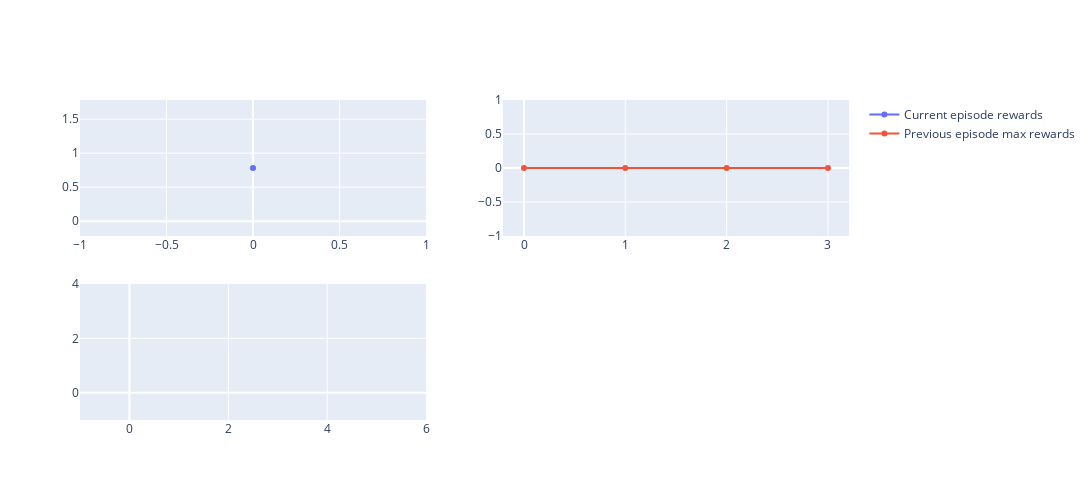
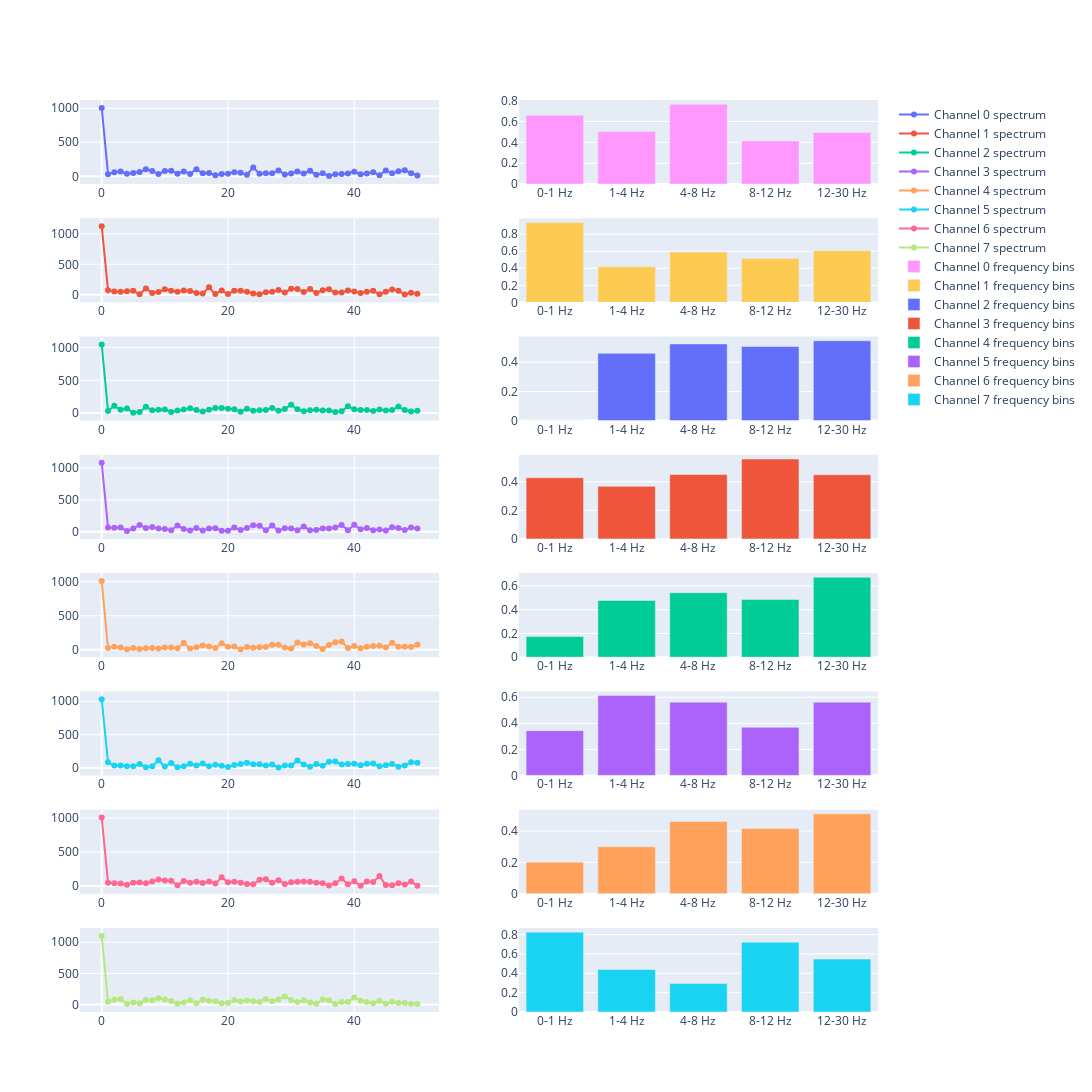

Write notebook code for charts like these, in order.
### Code cell
trainer.train(num_episodes=2)

### Figure 1 — Plotly figure (JSON) as saved in the notebook; plotly's stock layout.template omitted (floating-point values rounded to 4 significant figures)
{"data": [{"mode": "lines+markers", "name": "Current episode rewards", "type": "scatter", "x": [0], "xaxis": "x", "y": [0.782], "yaxis": "y"}, {"mode": "lines+markers", "name": "Previous episode max rewards", "type": "scatter", "x": [0, 1, 2, 3], "xaxis": "x2", "y": [0, 0, 0, 0], "yaxis": "y2"}, {"mode": "lines+markers", "name": "Previous episode total rewards", "type": "scatter", "x": [], "xaxis": "x3", "y": [], "yaxis": "y3"}], "layout": {"height": 500, "width": 2000, "xaxis": {"anchor": "y", "domain": [0, 0.45]}, "xaxis2": {"anchor": "y2", "domain": [0.55, 1]}, "xaxis3": {"anchor": "y3", "domain": [0, 0.45]}, "xaxis4": {"anchor": "y4", "domain": [0.55, 1]}, "yaxis": {"anchor": "x", "domain": [0.575, 1]}, "yaxis2": {"anchor": "x2", "domain": [0.575, 1]}, "yaxis3": {"anchor": "x3", "domain": [0, 0.425]}, "yaxis4": {"anchor": "x4", "domain": [0, 0.425]}}}

### Figure 2 — Plotly figure (JSON) as saved in the notebook; plotly's stock layout.template omitted (floating-point values rounded to 4 significant figures)
{"data": [{"mode": "lines+markers", "name": "Channel 0 spectrum", "type": "scatter", "x": [0, 1, 2, 3, 4, 5, 6, 7, 8, 9, 10, 11, 12, 13, 14, 15, 16, 17, 18, 19, 20, 21, 22, 23, 24, 25, 26, 27, 28, 29, 30, 31, 32, 33, 34, 35, 36, 37, 38, 39, 40, 41, 42, 43, 44, 45, 46, 47, 48, 49, 50], "xaxis": "x", "y": [1004.0, 31.03, 61.28, 69.54, 36.01, 50.39, 64.29, 102.0, 78.64, 32.63, 79.34, 83.43, 38.09, 72.2, 35.39, 105.4, 43.7, 49.15, 15.0, 35.48, 36.29, 61.45, 53.13, 24.33, 131.1, 37.96, 43.86, 43.71, 87.17, 28.29, 39.89, 71.67, 39.72, 80.95, 21.19, 45.97, 2.796, 28.76, 33.01, 40.47, 68.74, 30.25, 39.99, 61.38, 17.06, 86.85, 44.12, 72.82, 87.42, 45.03, 12.56], "yaxis": "y"}, {"mode": "lines+markers", "name": "Channel 1 spectrum", "type": "scatter", "x": [0, 1, 2, 3, 4, 5, 6, 7, 8, 9, 10, 11, 12, 13, 14, 15, 16, 17, 18, 19, 20, 21, 22, 23, 24, 25, 26, 27, 28, 29, 30, 31, 32, 33, 34, 35, 36, 37, 38, 39, 40, 41, 42, 43, 44, 45, 46, 47, 48, 49, 50], "xaxis": "x3", "y": [1126.0, 75.92, 55.4, 50.07, 57.83, 67.56, 8.598, 104.7, 30.23, 45.91, 92.11, 66.18, 51.22, 71.01, 64.07, 30.41, 20.74, 121.8, 11.78, 72.12, 12.73, 66.13, 67.03, 50.95, 20.43, 8.42, 42.86, 51.39, 79.46, 37.55, 97.84, 95.31, 45.0, 94.81, 28.71, 75.69, 88.92, 39.29, 36.98, 68.37, 54.58, 28.14, 51.01, 64.48, 9.23, 50.77, 88.55, 65.78, 6.206, 33.76, 16.9], "yaxis": "y3"}, {"mode": "lines+markers", "name": "Channel 2 spectrum", "type": "scatter", "x": [0, 1, 2, 3, 4, 5, 6, 7, 8, 9, 10, 11, 12, 13, 14, 15, 16, 17, 18, 19, 20, 21, 22, 23, 24, 25, 26, 27, 28, 29, 30, 31, 32, 33, 34, 35, 36, 37, 38, 39, 40, 41, 42, 43, 44, 45, 46, 47, 48, 49, 50], "xaxis": "x5", "y": [1047.0, 31.83, 110.7, 48.9, 68.31, 5.989, 17.57, 95.26, 44.08, 51.15, 53.94, 16.61, 39.36, 54.98, 74.48, 47.18, 24.59, 51.17, 77.07, 77.85, 67.1, 56.67, 21.45, 64.02, 35.09, 42.75, 48.67, 77.93, 34.79, 62.6, 128.4, 57.76, 28.7, 44.36, 51.41, 39.32, 38.72, 15.32, 29.41, 102.1, 58.74, 46.91, 47.95, 32.43, 52.85, 39.28, 45.58, 99.05, 46.0, 24.96, 35.5], "yaxis": "y5"}, {"mode": "lines+markers", "name": "Channel 3 spectrum", "type": "scatter", "x": [0, 1, 2, 3, 4, 5, 6, 7, 8, 9, 10, 11, 12, 13, 14, 15, 16, 17, 18, 19, 20, 21, 22, 23, 24, 25, 26, 27, 28, 29, 30, 31, 32, 33, 34, 35, 36, 37, 38, 39, 40, 41, 42, 43, 44, 45, 46, 47, 48, 49, 50], "xaxis": "x7", "y": [1081.0, 69.13, 62.37, 68.09, 14.0, 50.83, 108.6, 59.44, 76.41, 50.62, 45.04, 25.13, 99.14, 43.23, 22.12, 59.09, 22.83, 50.68, 57.72, 16.29, 18.5, 67.16, 27.15, 61.07, 104.2, 95.18, 23.81, 100.5, 21.63, 58.07, 53.66, 25.62, 84.71, 23.1, 30.23, 54.18, 53.65, 66.64, 107.4, 25.82, 109.6, 40.47, 58.91, 26.27, 38.07, 20.01, 71.87, 58.7, 29.76, 67.75, 52], "yaxis": "y7"}, {"mode": "lines+markers", "name": "Channel 4 spectrum", "type": "scatter", "x": [0, 1, 2, 3, 4, 5, 6, 7, 8, 9, 10, 11, 12, 13, 14, 15, 16, 17, 18, 19, 20, 21, 22, 23, 24, 25, 26, 27, 28, 29, 30, 31, 32, 33, 34, 35, 36, 37, 38, 39, 40, 41, 42, 43, 44, 45, 46, 47, 48, 49, 50], "xaxis": "x9", "y": [1009.0, 26.17, 46.43, 35.39, 8.557, 28.13, 12.94, 21.52, 27.51, 17.63, 33.21, 33.52, 21.87, 99.91, 20.14, 37.91, 63.28, 48.97, 26.34, 96.86, 45.11, 46.75, 9.746, 42.16, 28.89, 36.11, 42.23, 73.64, 74.86, 33.35, 19.93, 105.7, 77.3, 97.83, 54.89, 13.52, 71.99, 111.3, 121.9, 26.69, 54.33, 24.28, 44.27, 57.45, 59.78, 34.73, 102.2, 44.65, 46.48, 41.67, 76.64], "yaxis": "y9"}, {"mode": "lines+markers", "name": "Channel 5 spectrum", "type": "scatter", "x": [0, 1, 2, 3, 4, 5, 6, 7, 8, 9, 10, 11, 12, 13, 14, 15, 16, 17, 18, 19, 20, 21, 22, 23, 24, 25, 26, 27, 28, 29, 30, 31, 32, 33, 34, 35, 36, 37, 38, 39, 40, 41, 42, 43, 44, 45, 46, 47, 48, 49, 50], "xaxis": "x11", "y": [1029.0, 85.97, 37.77, 39.69, 27.56, 26.09, 61.2, 14.32, 27.26, 118.0, 25.96, 77.21, 13.51, 28.48, 64.11, 40.4, 67.29, 26.2, 51.96, 33.85, 16.84, 44.9, 61.94, 78.57, 58.33, 59.09, 38.9, 52.92, 9.109, 40.06, 39.64, 112.3, 55.28, 19.73, 59.75, 34.3, 96.26, 97.55, 54.9, 62.05, 66.11, 42.08, 66.33, 68.06, 26.6, 42.34, 62.3, 19.72, 40.49, 89.38, 80.06], "yaxis": "y11"}, {"mode": "lines+markers", "name": "Channel 6 spectrum", "type": "scatter", "x": [0, 1, 2, 3, 4, 5, 6, 7, 8, 9, 10, 11, 12, 13, 14, 15, 16, 17, 18, 19, 20, 21, 22, 23, 24, 25, 26, 27, 28, 29, 30, 31, 32, 33, 34, 35, 36, 37, 38, 39, 40, 41, 42, 43, 44, 45, 46, 47, 48, 49, 50], "xaxis": "x13", "y": [1008.0, 48.52, 39.65, 37.21, 15.99, 48.16, 52.2, 38.77, 65.75, 96.49, 80.4, 76.91, 10.68, 74.56, 46.31, 60.32, 45.12, 65.08, 34.38, 126.5, 55.81, 62.14, 48.57, 29.34, 25.42, 92.89, 99.56, 48.36, 85.52, 27.04, 55.17, 63.64, 64.82, 63.02, 48.85, 39.48, 6.565, 40.35, 108.8, 24.44, 68.16, 2.852, 65.34, 58.37, 145.8, 12.21, 11.93, 39.75, 20.73, 67.46, 2.64], "yaxis": "y13"}, {"mode": "lines+markers", "name": "Channel 7 spectrum", "type": "scatter", "x": [0, 1, 2, 3, 4, 5, 6, 7, 8, 9, 10, 11, 12, 13, 14, 15, 16, 17, 18, 19, 20, 21, 22, 23, 24, 25, 26, 27, 28, 29, 30, 31, 32, 33, 34, 35, 36, 37, 38, 39, 40, 41, 42, 43, 44, 45, 46, 47, 48, 49, 50], "xaxis": "x15", "y": [1103.0, 43.95, 76.67, 89.07, 13.02, 34.33, 19.27, 74.81, 69.93, 100.3, 82.9, 55.65, 13.43, 34.49, 68.94, 21.52, 77.71, 62.93, 53.53, 19.23, 24.23, 72.6, 47.13, 65.39, 54.1, 41.0, 88.38, 53.04, 79.86, 131.2, 71.56, 40.13, 68.55, 31.45, 13.59, 82.66, 68.33, 8.725, 42.82, 39.66, 115.2, 61.7, 39.62, 22.03, 62.45, 13.01, 45.29, 23.53, 23.22, 12.47, 8.14], "yaxis": "y15"}, {"name": "Channel 0 frequency bins", "type": "bar", "x": ["0-1 Hz", "1-4 Hz", "4-8 Hz", "8-12 Hz", "12-30 Hz"], "xaxis": "x2", "y": [0.6606, 0.5042, 0.7657, 0.4132, 0.4936], "yaxis": "y2"}, {"name": "Channel 1 frequency bins", "type": "bar", "x": ["0-1 Hz", "1-4 Hz", "4-8 Hz", "8-12 Hz", "12-30 Hz"], "xaxis": "x4", "y": [0.9376, 0.4174, 0.5915, 0.514, 0.6068], "yaxis": "y4"}, {"name": "Channel 2 frequency bins", "type": "bar", "x": ["0-1 Hz", "1-4 Hz", "4-8 Hz", "8-12 Hz", "12-30 Hz"], "xaxis": "x6", "y": [0.000319, 0.4608, 0.5253, 0.5076, 0.547], "yaxis": "y6"}, {"name": "Channel 3 frequency bins", "type": "bar", "x": ["0-1 Hz", "1-4 Hz", "4-8 Hz", "8-12 Hz", "12-30 Hz"], "xaxis": "x8", "y": [0.4286, 0.3684, 0.4509, 0.5597, 0.4492], "yaxis": "y8"}, {"name": "Channel 4 frequency bins", "type": "bar", "x": ["0-1 Hz", "1-4 Hz", "4-8 Hz", "8-12 Hz", "12-30 Hz"], "xaxis": "x10", "y": [0.1738, 0.4773, 0.5431, 0.4863, 0.6731], "yaxis": "y10"}, {"name": "Channel 5 frequency bins", "type": "bar", "x": ["0-1 Hz", "1-4 Hz", "4-8 Hz", "8-12 Hz", "12-30 Hz"], "xaxis": "x12", "y": [0.3432, 0.6125, 0.5621, 0.369, 0.5623], "yaxis": "y12"}, {"name": "Channel 6 frequency bins", "type": "bar", "x": ["0-1 Hz", "1-4 Hz", "4-8 Hz", "8-12 Hz", "12-30 Hz"], "xaxis": "x14", "y": [0.2013, 0.2992, 0.4609, 0.4154, 0.5095], "yaxis": "y14"}, {"name": "Channel 7 frequency bins", "type": "bar", "x": ["0-1 Hz", "1-4 Hz", "4-8 Hz", "8-12 Hz", "12-30 Hz"], "xaxis": "x16", "y": [0.8255, 0.4387, 0.2941, 0.7212, 0.5469], "yaxis": "y16"}], "layout": {"height": 1500, "width": 2000, "xaxis": {"anchor": "y", "domain": [0, 0.45]}, "xaxis10": {"anchor": "y10", "domain": [0.55, 1]}, "xaxis11": {"anchor": "y11", "domain": [0, 0.45]}, "xaxis12": {"anchor": "y12", "domain": [0.55, 1]}, "xaxis13": {"anchor": "y13", "domain": [0, 0.45]}, "xaxis14": {"anchor": "y14", "domain": [0.55, 1]}, "xaxis15": {"anchor": "y15", "domain": [0, 0.45]}, "xaxis16": {"anchor": "y16", "domain": [0.55, 1]}, "xaxis2": {"anchor": "y2", "domain": [0.55, 1]}, "xaxis3": {"anchor": "y3", "domain": [0, 0.45]}, "xaxis4": {"anchor": "y4", "domain": [0.55, 1]}, "xaxis5": {"anchor": "y5", "domain": [0, 0.45]}, "xaxis6": {"anchor": "y6", "domain": [0.55, 1]}, "xaxis7": {"anchor": "y7", "domain": [0, 0.45]}, "xaxis8": {"anchor": "y8", "domain": [0.55, 1]}, "xaxis9": {"anchor": "y9", "domain": [0, 0.45]}, "yaxis": {"anchor": "x", "domain": [0.9078, 1.0]}, "yaxis10": {"anchor": "x10", "domain": [0.3891, 0.4813]}, "yaxis11": {"anchor": "x11", "domain": [0.2594, 0.3516]}, "yaxis12": {"anchor": "x12", "domain": [0.2594, 0.3516]}, "yaxis13": {"anchor": "x13", "domain": [0.1297, 0.2219]}, "yaxis14": {"anchor": "x14", "domain": [0.1297, 0.2219]}, "yaxis15": {"anchor": "x15", "domain": [0, 0.09219]}, "yaxis16": {"anchor": "x16", "domain": [0, 0.09219]}, "yaxis2": {"anchor": "x2", "domain": [0.9078, 1.0]}, "yaxis3": {"anchor": "x3", "domain": [0.7781, 0.8703]}, "yaxis4": {"anchor": "x4", "domain": [0.7781, 0.8703]}, "yaxis5": {"anchor": "x5", "domain": [0.6484, 0.7406]}, "yaxis6": {"anchor": "x6", "domain": [0.6484, 0.7406]}, "yaxis7": {"anchor": "x7", "domain": [0.5188, 0.6109]}, "yaxis8": {"anchor": "x8", "domain": [0.5188, 0.6109]}, "yaxis9": {"anchor": "x9", "domain": [0.3891, 0.4813]}}}
